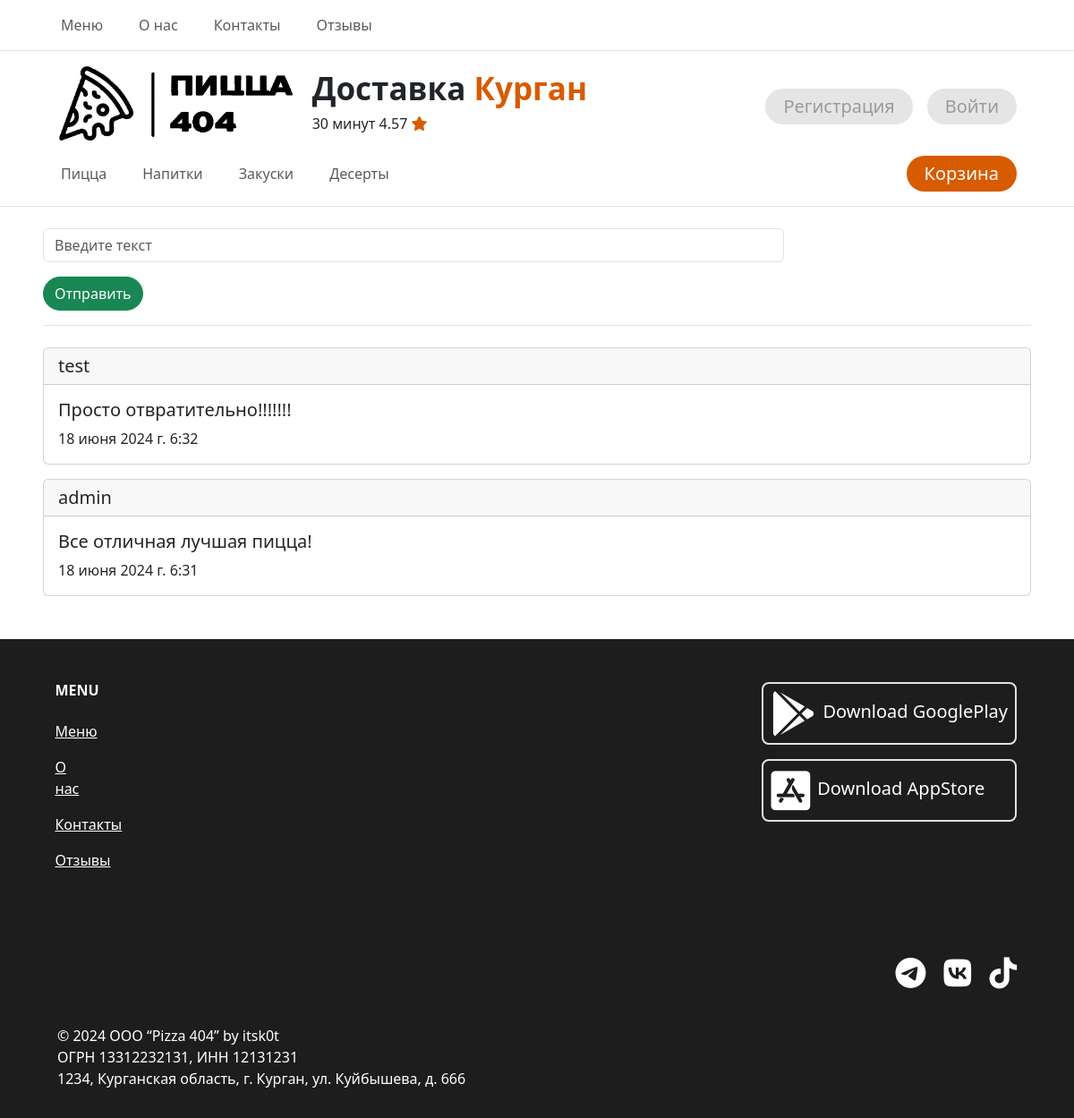
The app's page /reviews/ with its own data.
### products/models.py (models this page shows, shortened)
class Category(models.Model):
    title = models.CharField(verbose_name='Название', max_length=128)
    class Meta:
        verbose_name = 'Категория'
        verbose_name_plural = 'Категории'

### comments/models.py (models this page shows, shortened)
class Comments(models.Model):
    user_id = models.ForeignKey(CustomUser, on_delete=models.CASCADE, verbose_name='Пользователь')
    text = models.TextField(verbose_name='Текст отзыва')
    date = models.DateTimeField(verbose_name='Дата публикации', auto_now_add=True)
    status = models.BooleanField(verbose_name='Опубликован или нет', default=False)
    class Meta:
        verbose_name = 'Отзыв'
        verbose_name_plural = 'Отзывы'

### auth/models.py (models this page shows)
class CustomUser(AbstractUser):
    phone_number = models.CharField(verbose_name='Номер телефона', max_length=20, blank=True)
    date_birth = models.DateField(verbose_name='Дата рождения', null=True, blank=True)

### comments/views.py (the view)
# urls.py: path('', reviews_view, name='reviews_list')
def reviews_view(request):
    reviews = Comments.objects.filter(status=True).order_by('-date')
    if request.method == 'POST':
        form = CommentForm(request.POST)
        if form.is_valid():
            messages.success(request, 'Отзыв отправлен на модерацию. Он появится позже')
            reviews = form.save(commit=False)
            reviews.user_id = request.user
            reviews.save()
            return redirect('reviews:reviews_list')
    else:
        form = CommentForm()
    return render(request, 'comments/reviews_list.html', {'form': form, 'reviews': reviews})

### comments/forms.py
class CommentForm(forms.ModelForm):
    class Meta:
        model = Comments
        fields = [
            'text'
        ]
        widgets = {
            'text': forms.TextInput(attrs={'class': 'form-control w-75', 'placeholder': 'Введите текст'}),
        }

### cart/context_processors.py (called while the page is built)
def cart(request):
    return {'cart': Cart(request)}

### technical/context_processors.py (called while the page is built)
def header_menu(request):
    return {'category_menu': Category.objects.all()}

### comments/templates/comments/reviews_list.html (shortened to what this page needs)
{% extends 'root.html' %}
    {% block content %}
    <div class="mt-4">
        <form method="post" class="border-bottom pb-3 ">
            {{ form.as_p }}
            {% if user.is_active %}
            <input type="submit" class="btn btn-success rounded-5" value="Отправить">
            {% else %}
            <a type="button" class="btn btn-success rounded-5" data-bs-toggle="modal"
               data-bs-target="#exampleModal">
                Отправить
            </a>
            {% endif %}
        </form>
    </div>
    <div class="mt-4">
        <div class="mt-2">
            {% for el in reviews %}
            <div class="card mt-3">
                <h5 class="card-header">{{ el.user_id }}</h5>
                <div class="card-body">
                    <h5 class="card-title">{{ el.text }}</h5>
                    <p class="card-text">{{ el.date }}</p>
                </div>
            </div>
            {% endfor %}
        </div>
    </div>
    {% endblock %}

### templates/root.html (shortened to what this page needs)
{% load static %}
<!DOCTYPE html>
<html lang="ru">
<head>
    <link rel="stylesheet" href="{% static 'css/css.css' %}">
    <link href="https://cdn.jsdelivr.net/npm/bootstrap@5.3.2/dist/css/bootstrap.min.css" rel="stylesheet"
>
</head>
<body>
<header class="">
    <nav class="navbar navbar-expand-lg navbar-light border-bottom ps-5 pe-5">
        <div class="container-fluid">
            <div class="collapse navbar-collapse" id="nav_lc">
                <ul class="navbar-nav">
                    <li class="nav-item me-4"><a class="nav-link" href="{% url 'product:product_list' %}">Меню</a></li>
                    <li class="nav-item me-4"><a class="nav-link" href="{% url 'technical:about_us' %}">О нас</a>
                    </li>
                    <li class="nav-item me-4"><a class="nav-link" href="{% url 'technical:contacts' %}">Контакты</a>
                    </li>
                    <li class="nav-item me-4"><a class="nav-link" href="{% url 'reviews:reviews_list' %}">Отзывы</a>
                    </li>
                </ul>
            </div>
        </div>
    </nav>
    <div class="ps-5 pe-5">
        <div class="">
            <div class="d-flex justify-content-between pt-3 ps-3 pe-3">
                <div class="d-flex ">
                    <a class="navbar-brand" href="{% url 'product:product_list' %}"><img style="height: 90px;"
                                                                                         src="/media/images/logo.png"></a>
                    <p class="ms-3">
                        <span style="font-size: 35px;"><b>Доставка
                                <span style="color: #d75b00;">Курган</span>
                        </b></span><br>
                        30 минут 4.57 <i class="fa-solid fa-star" style="color: #d75b00;"></i>
                    </p>
                </div>
                <div class="d-flex align-items-center">
                    {% if user.is_active %}
                    {{user.username}} | <a class="ms-2 btn_header_custom" href="{% url 'auth:logout' %}">Выйти</a>
                    {% else %}
                    <a class="me-3 btn_header_custom" href="{% url 'auth:register' %}">Регистрация</a>
                    <a class="btn_header_custom" href="{% url 'auth:login' %}">Войти</a>
                    {% endif %}
                </div>
            </div>
        </div>
    </div>
    <div class="ps-5 pe-5 border-bottom head_menu pb-2">
        <div class="d-flex justify-content-between pe-3">
            <nav class="navbar navbar-expand-lg navbar-light">
                <div class="container-fluid">
                    <div class="collapse navbar-collapse" id="nav_lc2">
                        <ul class="navbar-nav">
                            {% for el in category_menu %}
                            <li class="nav-item me-4 "><a class="nav-link" href="#{{ el.id }}">{{ el.title }}</a></li>
                            {% endfor %}
                        </ul>
                    </div>
                </div>
            </nav>
            <div class="d-flex align-items-center">
                {% if user.is_active %}
                <a class="btn_header_basket_custom" href="{% url 'cart:cart_detail' %}">Корзина</a>
                {% else %}
                <a type="button" class="btn_header_basket_custom" data-bs-toggle="modal"
                   data-bs-target="#exampleModal">
                    Корзина
                </a>
                {% endif %}
            </div>
        </div>
    </div>
</header>
<main class="ps-5 pe-5">
    {% block content %}
    {% endblock %}
</main>
<footer class="mt-5">
    <div class="">
        <div class="d-flex justify-content-between ps-4 pe-5">
            <div class="d-flex w-25 justify-content-between">
                <section class="">
                    <div class="text-md-start mt-5">
                        <div class="row mt-3">
                            <div class="col-md-2 col-lg-2 col-xl-2 mx-auto mb-4">
                                <h6 class="text-uppercase fw-bold mb-4">Menu</h6>
                                <p><a href="{% url 'product:product_list' %}" class="text-reset">Меню</a></p>
                                <p><a href="{% url 'technical:about_us' %}" class="text-reset">О нас</a></p>
                                <p><a href="{% url 'technical:contacts' %}" class="text-reset">Контакты</a></p>
                                <p><a href="{% url 'reviews:reviews_list' %}" class="text-reset">Отзывы</a></p>
                            </div>
                        </div>
                    </div>
                </section>
            </div>
            <div class="mt-5 pe-3">
                <a href="#" class="btn_footer">
                    <div class="d-flex border border-2 p-2 rounded-3" style="color: #fff;">
                        <i class="fa-brands fa-google-play" style="font-size: 50px;"></i>
                        <h5 class="d-flex align-items-center ms-2 mt-1">Download GooglePlay</h5>
                    </div>
                </a>
                <a href="#" class="btn_footer">
                    <div class="d-flex border border-2 p-2 rounded-3 mt-3" style="color: #fff;">
                        <i class="fa-brands fa-app-store-ios" style="font-size: 50px;"></i></i>
                        <h5 class="d-flex align-items-center ms-2 mt-1">Download AppStore</h5>
                    </div>
                </a>
            </div>
        </div>
        <div class="ps-5 pe-5 d-flex justify-content-between mt-5">
            <div class="pe-3">
                <nav class="navbar navbar-expand-lg navbar-light">
                </nav>
            </div>
            <div class="pe-3">
                <a href="https://t.me/zxcitsk0t" class="btn_footer_social ms-3"><i
                        class="fa-brands fa-telegram"></i></a>
                <a href="#" class="btn_footer_social ms-3"><i
                        class="fa-brands fa-vk"></i></a>
                <a href="#" class="btn_footer_social ms-3"><i
                        class="fa-brands fa-tiktok"></i></a>
            </div>
        </div>
        <div class="ps-5 pe-5 mt-3">
            <div class="p-3">
                <p>
                    © 2024 ООО “Pizza 404” by itsk0t <br>
                    ОГРН 13312232131, ИНН 12131231 <br>
                    1234, Курганская область, г. Курган, ул. Куйбышева, д. 666
                </p>
            </div>
        </div>
    </div>
</footer>
</body>
</html>

### static/css/css.css (style rules this page uses)
footer { background: #1d1d1d; color: #fff; text-decoration: none; }
.btn_header_custom { background: #e5e5e5; color: #9a9a9a; font-size: 20px; text-decoration: none; padding: 5px; padding-left: 20px; padding-right: 20px; border-radius: 50px; }
.btn_header_basket_custom { background: #d75b00; color: #fff; font-size: 20px; text-decoration: none; padding: 5px; padding-left: 20px; padding-right: 20px; border-radius: 50px; }
form input { border: none; }
.btn_footer { text-decoration: none; color: #000; }
.btn_footer_social { text-decoration: none; color: #fff; font-size: 35px; }

### records on screen
Category: title "Пицца"
Category: title "Напитки"
Category: title "Закуски"
Category: title "Десерты"
Comments: user_id "test", text "Просто отвратительно!!!!!!!", date "18 июня 2024 г. 6:32"
Comments: user_id "admin", text "Все отличная лучшая пицца!", date "18 июня 2024 г. 6:31"
